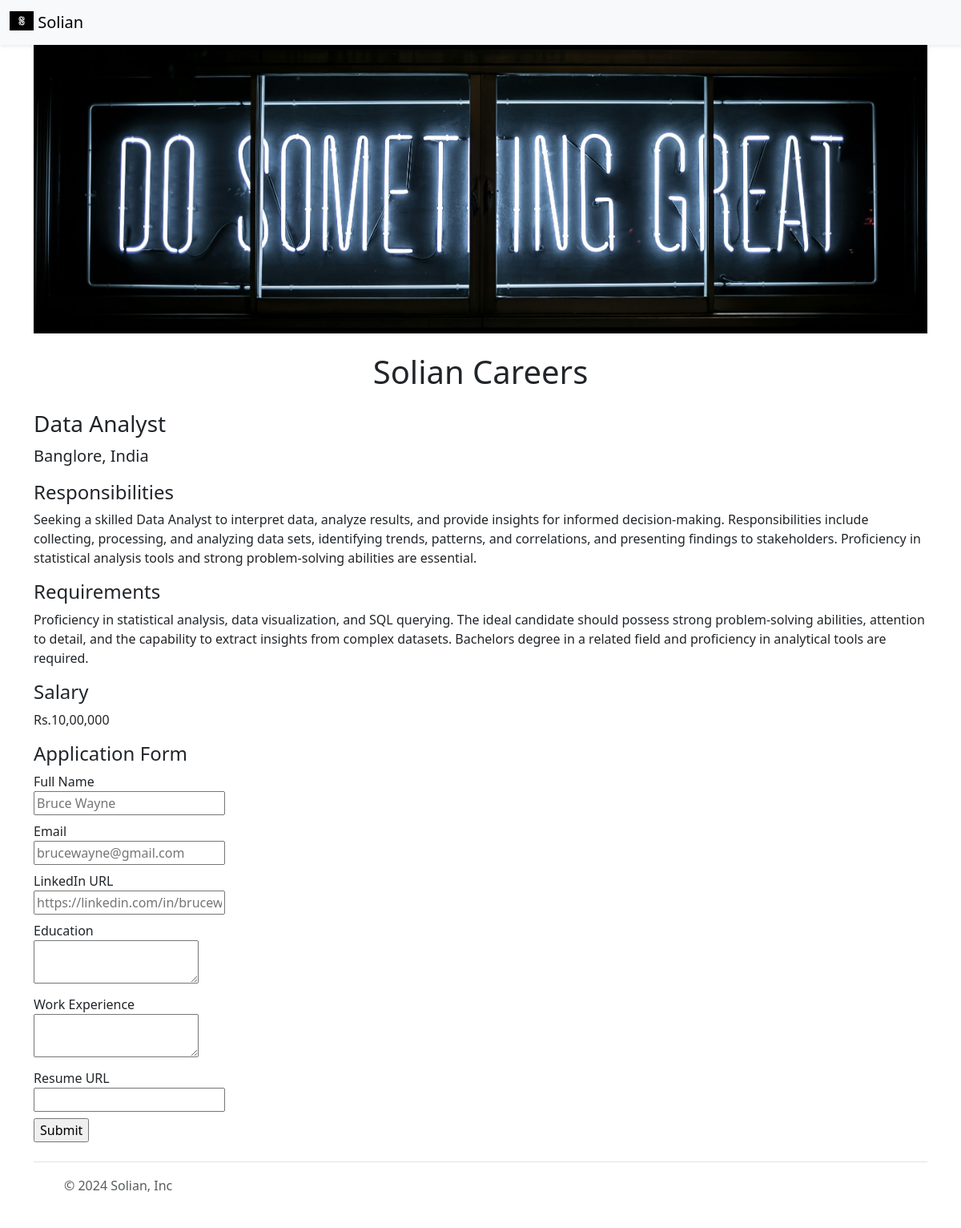
/job/1, run on the app's committed database.
### tables this page shows
CREATE TABLE jobs (
    id INTEGER NOT NULL PRIMARY KEY AUTOINCREMENT,
    title VARCHAR(250) NOT NULL,
    location VARCHAR(250) NOT NULL,
    salary INT,
    currency VARCHAR(10),
    responsibilities VARCHAR(2000),
    requirements VARCHAR(2000) 
);

### app.py (the view)
@app.route('/job/<id>')
def show_job(id):
    job = load_job_from_db(id)
    if not job:
        return "Not Found"
    return render_template('jobpage.html', job=job)

### database.py (called while the page is built)
def load_job_from_db(id):
    with engine.connect() as conn:
        query = table.select().where(table.c.id == id)
        result = conn.execute(query)
        row = result.fetchone()
    if row is not None:
        column_names = result.keys()
        job_dict = dict(zip(column_names, row))
        return job_dict
    else:
        return None

### templates/jobpage.html (shortened to what this page needs)
<!DOCTYPE html>
<html lang="en">
<head>
    {% include 'bootstrap.html' %}
</head>
<body>
    {% include 'nav.html' %}
    <div class="container">
        {% include 'banner.html' %}
        <h1 class="text-center mt-2 mb-4">Solian Careers</h1>
        <h3 class="mb-2">{{job.title}}</h3>
        <p class="lead mt-0">{{job.location}}</p>
        <h4>Responsibilities</h4>
        <p>{{job.responsibilities}}</p>
        <h4>Requirements</h4>
        <p>{{job.requirements}}</p>
        <h4>Salary</h4>
        <p>{{job.currency}}{{job.salary}}</p>
        {% include 'app_form.html' %}
    </div>
    {% include 'footer.html' %}
</body>
</html>

### data on the page
jobs: title "Data Analyst", location "Banglore, India", responsibilities "Seeking a skilled Data Analyst to interpret data, analyze results, and provide insights for informed decision-making. Responsibilities include collecting, processing, and analyzing data sets, identifying trends, patterns, and correlations, and presenting findings to stakeholders. Proficiency in statistical analysis tools and strong problem-solving abilities are essential.", requirements "Proficiency in statistical analysis, data visualization, and SQL querying. The ideal candidate should possess strong problem-solving abilities, attention to detail, and the capability to extract insights from complex datasets. Bachelors degree in a related field and proficiency in analytical tools are required.", currency "Rs.", salary "10,00,000"
